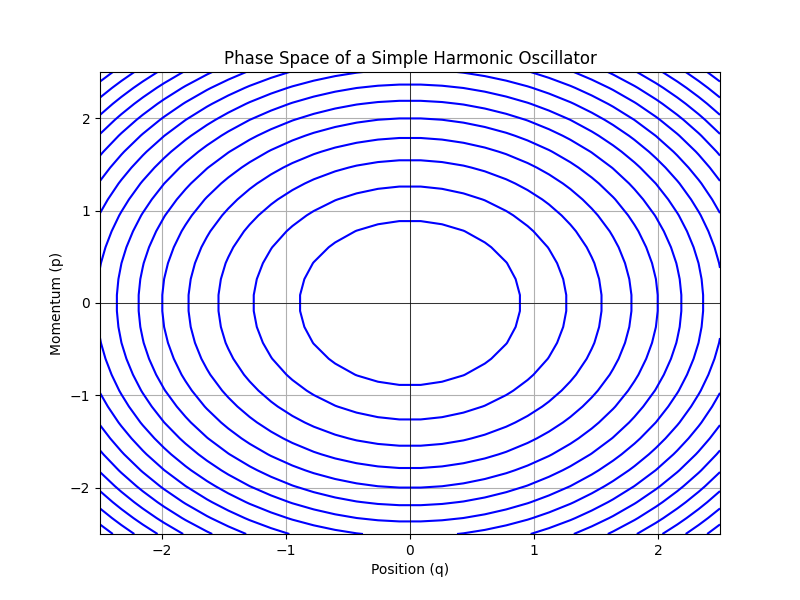

Recreate this plot in Python.
# phase_space.py
# Visualizes the Phase Space of a Simple Harmonic Oscillator
# Phase space is a key concept in Hamiltonian mechanics.

import numpy as np
import matplotlib.pyplot as plt

# Define the Hamiltonian: H = (p^2)/2 + (q^2)/2  (for mass m=1 and spring constant k=1)
def Hamiltonian(p, q):
    return (p**2 + q**2) / 2

# Create a grid of points in phase space
q = np.linspace(-2.5, 2.5, 30)  # position
p = np.linspace(-2.5, 2.5, 30)  # momentum
Q, P = np.meshgrid(q, p)

# Calculate the Hamiltonian H at each point
H = Hamiltonian(P, Q)

# Plot the phase portrait (contours of constant energy)
plt.figure(figsize=(8, 6))
plt.contour(Q, P, H, levels=15, colors='blue', linestyles='solid')
plt.title('Phase Space of a Simple Harmonic Oscillator')
plt.xlabel('Position (q)')
plt.ylabel('Momentum (p)')
plt.grid(True)
plt.axhline(0, color='black', linewidth=0.5)
plt.axvline(0, color='black', linewidth=0.5)
plt.savefig('phase_space.png')  # Save the plot
plt.show()

print("Phase space plot generated! Check 'phase_space.png'.")